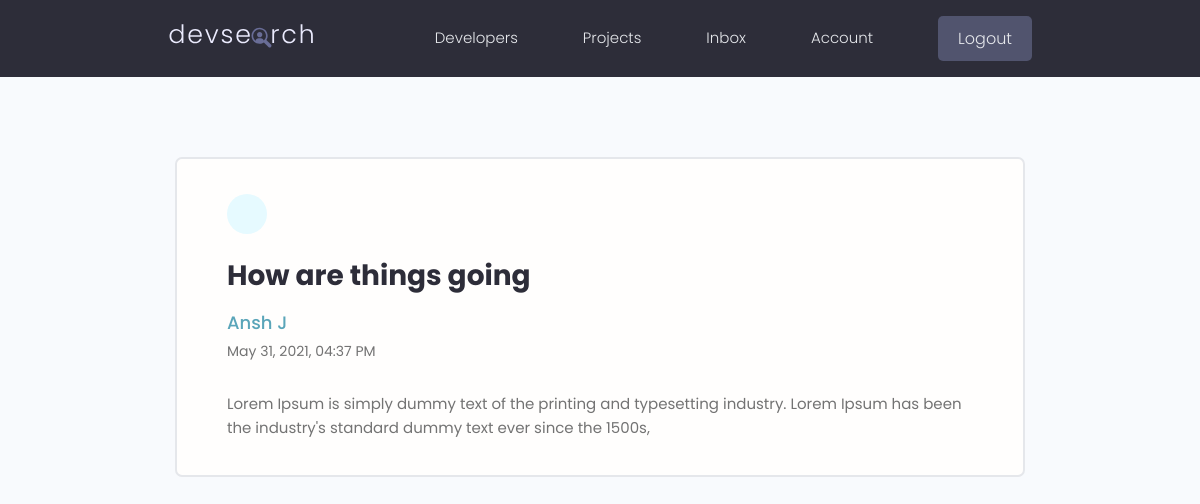
/message/cf4dd817-03ee-4589-8bf5-2b2c21ddf1e3/ (signed in), run on the app's committed database.
### users/models.py (models this page shows, shortened)
class Message(models.Model):
    sender = models.ForeignKey(Profile, on_delete=models.SET_NULL, null=True, blank=True)
    recipient = models.ForeignKey(Profile, on_delete=models.SET_NULL, null=True, blank=True, related_name='messages')
    name = models.CharField(max_length=200, null=True, blank=True)
    email = models.EmailField(max_length=200, null=True, blank=True)
    subject = models.CharField(max_length=200, blank=True, null=True)
    body = models.TextField()
    is_read = models.BooleanField(default=False, null=True)
    created = models.DateTimeField(auto_now_add = True)
    id = models.UUIDField(default=uuid.uuid4, unique=True, primary_key = True, editable = False)
    class Meta:
        ordering = ['is_read', '-created']

### users/views.py (the view)
# urls.py: path('message/<str:pk>/', views.viewMessage, name="message"),
@login_required(login_url='login')
def viewMessage(request, pk):
    profile = request.user.profile
    message = profile.messages.get(id=pk)
    if message.is_read == False:
        message.is_read = True
        message.save()
    context = {'message':message}
    return render(request, 'users/message.html', context)

### users/templates/users/message.html (shortened to what this page needs)
{% extends 'main.html' %}
{% block content %}
  <main class="messagePage my-xl">
    <div class="content-box">
      <div class="message">
        <a class="backButton" href="{% url 'inbox' %}"></a>
        <h2 class="message__subject">{{message.subject}}</h4>
          <a href="profile.html" class="message__author">{{message.name}}</a>
          <p class="message__date">May 31, 2021, 04:37 PM</p>
          <div class="message__body">{{message.body|linebreaksbr}}</div>
      </div>
    </div>
  </main>
{% endblock content %}

### static/styles/app.css (style rules this page uses)
:root { --color-sub: #2d2d39; }
.content-box { width: 95%; max-width: 85rem; margin: 0 auto; }
.message { padding: 2.5rem 0; }
.message > a { display: flex; gap: 1rem; }
.message__author, .message__date { flex-basis: 25%; }
.message__subject { flex-basis: 50%; }
.message__date { text-align: right; }
.messagePage .message { list-style: none; background: var(--color-white); padding: 3.5rem 5rem; border: 2px solid var(--color-light); border-radius: 0.7rem; }
.messagePage .message__subject { font-size: 2.8rem; color: var(--color-sub); margin-bottom: 1rem; margin-top: 2rem; }
.messagePage .message__author { font-size: 1.8rem; font-weight: 500; }
.messagePage .message__date { font-size: 1.4rem; font-weight: 400; text-align: left; margin-bottom: 3rem; }
.backButton { background: var(--color-main-light); color: var(--color-main); width: 4rem; height: 4rem; display: flex; align-items: center; justify-content: center; border-radius: 50%; }

### static/uikit/styles/modules/_variables.css (style rules this page uses)
:root { --color-main: #5aa5b9; --color-main-light: #e6faff; --color-sub: #3f4156; --color-sub-light: #51546e; --color-sub-lighter: #ededfd; --color-text: #737373; --color-gray: #8b8b8b; --color-light: #e5e7eb; --color-light-gray: #767676; --color-bg: #f8fafd; --color-white: #fffefd; --color-white-light: #f3f3f3; --color-success: #359e64; --color-success-bg: #def8e8; --color-error: #fc4b0b; --color-error-bg: #fff2ee; --font-base: 'Poppins', arial, helvetica, 'Segoe UI', roboto, ubuntu, sans-serif; --font-monospace: 'Fira Code', 'Courier New', courier, monospace; --font-regular: 300; --font-medium: 500; --font-bold: 700; --generic-shadow: 1px 1px 5px #00000010; --generic-transition: all 0.3s ease-in-out; }

### static/uikit/styles/modules/_base.css (style rules this page uses)
* { margin: 0; padding: 0; box-sizing: border-box; text-rendering: optimizeLegibility; color: inherit; font-size: inherit; }
html { font-size: 50%; }
@media only screen and (min-width: 480px) { html { font-size: 56.25%; } }
@media only screen and (min-width: 1200px) { html { font-size: 62.5%; } }
body { line-height: 1.6; font-weight: 400; font-size: 1.5rem; color: var(--color-text); background-color: var(--color-bg); min-height: 100vh; }

### static/uikit/styles/modules/_typography.css (style rules this page uses)
* { font-family: var(--font-base); }
h2 { font-size: 3.6rem; font-weight: var(--font-bold); }
p, span, strong { font-size: 1.6rem; color: var(--color-text); font-weight: var(--font-regular); }
a { padding-bottom: 2px; text-decoration: none; display: inline-block; color: var(--color-main); font-weight: var(--font-medium); }

### static/uikit/styles/modules/_utilities.css (style rules this page uses)
.my-xl { margin: 8rem auto; }

### data on the page
Message: subject "How are things going", name "Ansh J", body "Lorem Ipsum is simply dummy text of the printing and typesetting industry. Lorem Ipsum has been the industry's standard dummy text ever since the 1500s,"
